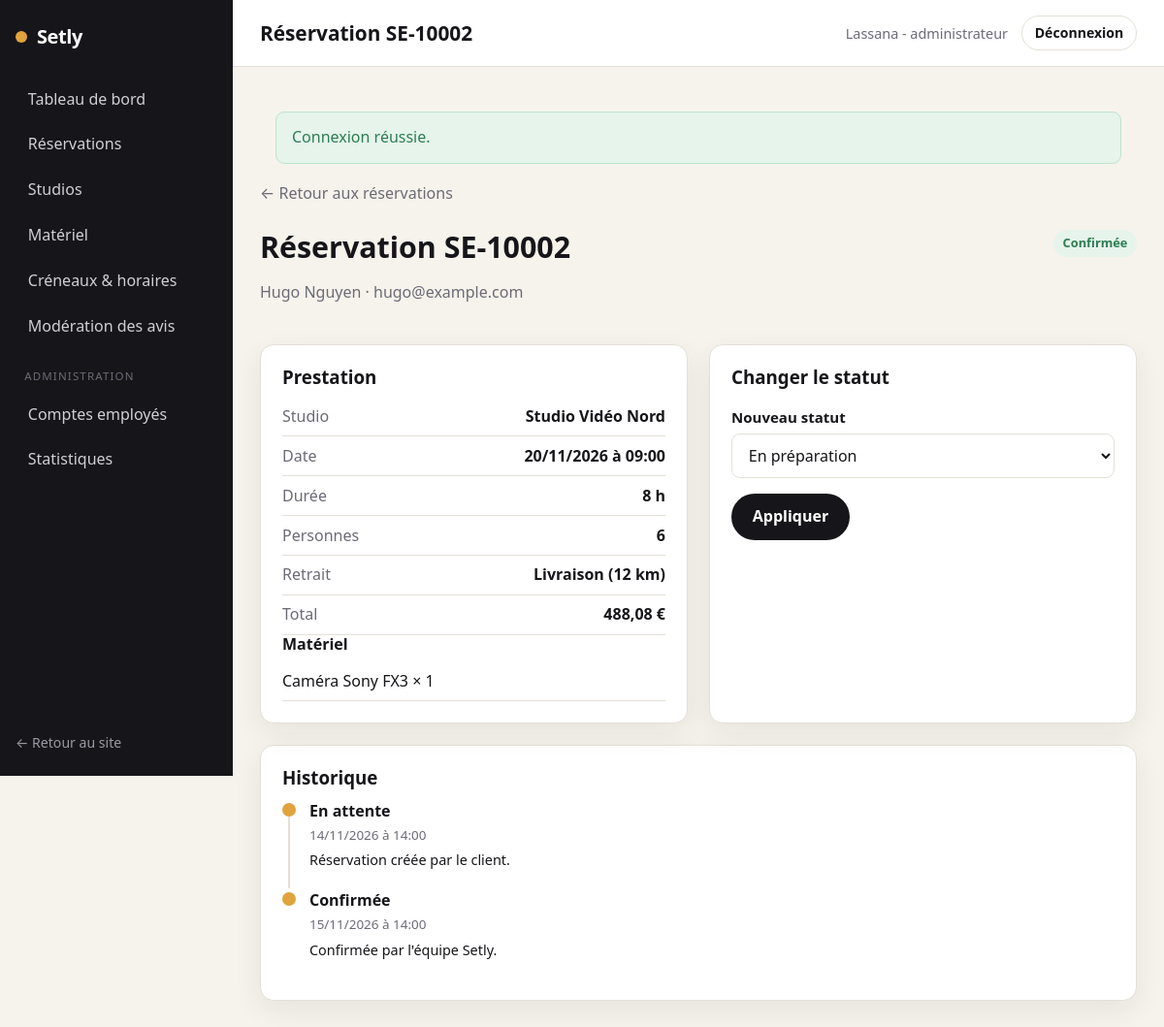
/back-office/reservation/2 (signed in), run on the app's committed database.
### tables this page shows
CREATE TABLE reservation (
    id_reservation      INT AUTO_INCREMENT PRIMARY KEY,
    id_utilisateur      INT NOT NULL,
    id_studio           INT NOT NULL,
    reference           VARCHAR(20) NOT NULL UNIQUE,
    date_tournage       DATE NOT NULL,
    heure_debut         TIME NOT NULL,
    duree_heures        INT NOT NULL,
    nb_personnes        INT NOT NULL,
    mode_retrait        VARCHAR(20) NOT NULL DEFAULT 'sur_place',
    livraison_km        INT NOT NULL DEFAULT 0,
    prix_studio_cents   INT NOT NULL,
    reduction_cents     INT NOT NULL DEFAULT 0,
    prix_materiel_cents INT NOT NULL DEFAULT 0,
    livraison_cents     INT NOT NULL DEFAULT 0,
    total_cents         INT NOT NULL,
    statut              VARCHAR(30) NOT NULL DEFAULT 'en_attente',
    date_creation       DATETIME NOT NULL DEFAULT CURRENT_TIMESTAMP,
    CONSTRAINT fk_resa_utilisateur FOREIGN KEY (id_utilisateur) REFERENCES utilisateur(id_utilisateur),
    CONSTRAINT fk_resa_studio      FOREIGN KEY (id_studio)      REFERENCES studio(id_studio),
    CONSTRAINT chk_statut CHECK (statut IN
        ('en_attente','confirmee','en_preparation','en_cours','terminee','annulee','attente_retour_materiel'))
);

CREATE TABLE utilisateur (
    id_utilisateur     INT AUTO_INCREMENT PRIMARY KEY,
    id_role            INT NOT NULL,
    nom                VARCHAR(80)  NOT NULL,
    prenom             VARCHAR(80)  NOT NULL,
    email              VARCHAR(180) NOT NULL UNIQUE,
    mot_de_passe_hash  VARCHAR(255) NOT NULL,
    telephone          VARCHAR(20),
    email_verifie      TINYINT(1) NOT NULL DEFAULT 0,
    actif              TINYINT(1) NOT NULL DEFAULT 1,
    date_creation      DATETIME NOT NULL DEFAULT CURRENT_TIMESTAMP,
    CONSTRAINT fk_utilisateur_role FOREIGN KEY (id_role) REFERENCES role(id_role)
);

CREATE TABLE studio (
    id_studio           INT AUTO_INCREMENT PRIMARY KEY,
    id_type             INT NOT NULL,
    nom                 VARCHAR(120) NOT NULL,
    description         TEXT,
    capacite            INT NOT NULL,
    surface_m2          INT,
    tarif_horaire_cents INT NOT NULL,
    duree_min_heures    INT NOT NULL DEFAULT 2,
    conditions          TEXT,
    actif               TINYINT(1) NOT NULL DEFAULT 1,
    CONSTRAINT fk_studio_type FOREIGN KEY (id_type) REFERENCES type_studio(id_type)
);

CREATE TABLE reservation_materiel (
    id_reservation      INT NOT NULL,
    id_materiel         INT NOT NULL,
    quantite            INT NOT NULL DEFAULT 1,
    prix_unitaire_cents INT NOT NULL,
    PRIMARY KEY (id_reservation, id_materiel),
    CONSTRAINT fk_rm_reservation FOREIGN KEY (id_reservation) REFERENCES reservation(id_reservation) ON DELETE CASCADE,
    CONSTRAINT fk_rm_materiel    FOREIGN KEY (id_materiel)    REFERENCES materiel(id_materiel)
);

CREATE TABLE materiel (
    id_materiel         INT AUTO_INCREMENT PRIMARY KEY,
    nom                 VARCHAR(120) NOT NULL,
    description         TEXT,
    prix_unitaire_cents INT NOT NULL,
    actif               TINYINT(1) NOT NULL DEFAULT 1
);

CREATE TABLE reservation_suivi (
    id_suivi        INT AUTO_INCREMENT PRIMARY KEY,
    id_reservation  INT NOT NULL,
    statut          VARCHAR(30) NOT NULL,
    date_changement DATETIME NOT NULL DEFAULT CURRENT_TIMESTAMP,
    commentaire     TEXT,
    CONSTRAINT fk_suivi_reservation FOREIGN KEY (id_reservation) REFERENCES reservation(id_reservation) ON DELETE CASCADE
);

### src/Controller/Controller.php (called while the page is built, shortened)
<?php
abstract class Controller
{
    protected function view(string $template, array $data = [], string $layout = 'layouts/main'): void
    {
        View::render($template, $data, $layout);
    }
}

### src/Controller/EmployeController.php (called while the page is built, shortened)
<?php
final class EmployeController extends Controller
{
    public function reservationDetail(Request $request, string $id): void
    {
        $resa = Reservation::find((int) $id);
        $from = $resa['statut'];
        $transitions = array_filter(
            array_keys(ReservationService::LABELS),
            static fn ($to) => ReservationService::canTransition($from, $to)
        );
        $this->view('backoffice/reservation_detail', [
            'title'       => 'Réservation ' . $resa['reference'],
            'resa'        => $resa,
            'materiels'   => Reservation::materiels((int) $id),
            'suivi'       => ReservationSuivi::forReservation((int) $id),
            'statuts'     => ReservationService::LABELS,
            'transitions' => $transitions,
        ], 'layouts/backoffice');
    }
}

### public/index.php (called while the page is built, shortened)
<?php
require __DIR__ . '/../src/bootstrap.php';
$routes = require __DIR__ . '/../config/routes.php';
$router = new Router($routes);
$router->dispatch(
    $_SERVER['REQUEST_METHOD'],
    parse_url($_SERVER['REQUEST_URI'], PHP_URL_PATH) ?: '/'
);

### src/bootstrap.php (called while the page is built, shortened)
<?php
spl_autoload_register(static function (string $class): void {
    $prefix  = 'App\\';
    $baseDir = __DIR__ . '/';
    $relative = substr($class, strlen($prefix));
    $file     = $baseDir . str_replace('\\', '/', $relative) . '.php';
});
App\Core\Config::load(require __DIR__ . '/../config/config.php');
require __DIR__ . '/helpers.php';

### src/Core/Config.php (called while the page is built, shortened)
<?php
final class Config
{
    private static array $items = [];
    public static function load(array $items): void
    {
        self::$items = $items;
    }
    public static function get(string $key, mixed $default = null): mixed
    {
        $segments = explode('.', $key);
        $value    = self::$items;
        foreach ($segments as $segment) {
            if (is_array($value) && array_key_exists($segment, $value)) {
                $value = $value[$segment];
            } else {
                return $default;
            }
        }
        return $value;
    }
}

### src/Core/Database.php (called while the page is built, shortened)
<?php
final class Database
{
    private static ?PDO $pdo = null;
    public static function connection(): PDO
    {
        if (self::$pdo instanceof PDO) {
            return self::$pdo;
        }
        $host = Config::get('db.host');
        $port = Config::get('db.port');
        $name = Config::get('db.name');
        $dsn  = "mysql:host={$host};port={$port};dbname={$name};charset=utf8mb4";
        $options = [
            PDO::ATTR_ERRMODE            => PDO::ERRMODE_EXCEPTION,
            PDO::ATTR_DEFAULT_FETCH_MODE => PDO::FETCH_ASSOC,
            PDO::ATTR_EMULATE_PREPARES   => false,
        ];
        $ca = (string) Config::get('db.ssl_ca');
        try {
            self::$pdo = new PDO($dsn, Config::get('db.user'), Config::get('db.pass'), $options);
        } catch (PDOException $e) {
            http_response_code(500);
            exit('Connexion à la base de données impossible.');
        }
        return self::$pdo;
    }
}

### src/Model/Reservation.php (called while the page is built, shortened)
<?php
final class Reservation
{
    public static function find(int $id): ?array
    {
        $stmt = Database::connection()->prepare(
            "SELECT r.*, s.nom AS studio_nom, t.libelle AS type_libelle,
                    u.nom AS client_nom, u.prenom AS client_prenom, u.email AS client_email
             FROM reservation r
             JOIN studio s ON s.id_studio = r.id_studio
             JOIN type_studio t ON t.id_type = s.id_type
             JOIN utilisateur u ON u.id_utilisateur = r.id_utilisateur
             WHERE r.id_reservation = :id"
        );
        $stmt->execute([':id' => $id]);
        return $stmt->fetch() ?: null;
    }
    public static function materiels(int $idReservation): array
    {
        $stmt = Database::connection()->prepare(
            "SELECT rm.*, m.nom FROM reservation_materiel rm
             JOIN materiel m ON m.id_materiel = rm.id_materiel
             WHERE rm.id_reservation = :id"
        );
        $stmt->execute([':id' => $idReservation]);
        return $stmt->fetchAll();
    }
}

### src/Core/Security.php (called while the page is built, shortened)
<?php
final class Security
{
    public static function e(?string $value): string
    {
        return htmlspecialchars((string) $value, ENT_QUOTES, 'UTF-8');
    }
}

### src/helpers.php (called while the page is built, shortened)
<?php
if (!function_exists('e')) {
    function e(?string $value): string
    {
        return Security::e($value);
    }
}
if (!function_exists('price')) {
    function price(int $cents): string
    {
        return TarifService::format($cents);
    }
}

### src/Service/ReservationService.php (called while the page is built, shortened)
<?php
final class ReservationService
{
    public static function canTransition(string $from, string $to): bool
    {
        return in_array($to, self::TRANSITIONS[$from] ?? [], true);
    }
    public static function statutLabel(string $statut): string
    {
        return self::LABELS[$statut] ?? $statut;
    }
}

### src/Service/TarifService.php (called while the page is built, shortened)
<?php
final class TarifService
{
    public static function format(int $cents): string
    {
        return number_format($cents / 100, 2, ',', ' ') . ' €';
    }
}

### src/Model/ReservationSuivi.php (called while the page is built, shortened)
<?php
final class ReservationSuivi
{
    public static function forReservation(int $idReservation): array
    {
        $stmt = Database::connection()->prepare(
            "SELECT * FROM reservation_suivi WHERE id_reservation = :id ORDER BY date_changement"
        );
        $stmt->execute([':id' => $idReservation]);
        return $stmt->fetchAll();
    }
}

### views/backoffice/reservation_detail.php (the view, shortened to what this page needs)
<a class="link-back" href="/back-office/reservations">← Retour aux réservations</a>
<div class="detail-head">
    <div>
        <h2>Réservation <?= e($resa['reference']) ?></h2>
        <p class="muted"><?= e($resa['client_prenom'] . ' ' . $resa['client_nom']) ?> · <?= e($resa['client_email']) ?></p>
    </div>
    <span class="status status--<?= e($resa['statut']) ?>"><?= e(ReservationService::statutLabel($resa['statut'])) ?></span>
</div>
<div class="detail-grid">
    <div class="card detail-block">
        <h3>Prestation</h3>
        <dl class="data-list">
            <div><dt>Studio</dt><dd><?= e($resa['studio_nom']) ?></dd></div>
            <div><dt>Date</dt><dd><?= e(date('d/m/Y', strtotime($resa['date_tournage']))) ?> à <?= e(substr((string) $resa['heure_debut'], 0, 5)) ?></dd></div>
            <div><dt>Durée</dt><dd><?= (int) $resa['duree_heures'] ?> h</dd></div>
            <div><dt>Personnes</dt><dd><?= (int) $resa['nb_personnes'] ?></dd></div>
            <div><dt>Retrait</dt><dd><?= $resa['mode_retrait'] === 'livraison' ? 'Livraison (' . (int) $resa['livraison_km'] . ' km)' : 'Sur place' ?></dd></div>
            <div><dt>Total</dt><dd><strong><?= price((int) $resa['total_cents']) ?></strong></dd></div>
        </dl>
        <?php if ($materiels): ?>
            <h4>Matériel</h4>
            <ul class="list-mini">
                <?php foreach ($materiels as $m): ?>
                    <li><?= e($m['nom']) ?> × <?= (int) $m['quantite'] ?></li>
                <?php endforeach; ?>
            </ul>
        <?php endif; ?>
    </div>
    <div class="card detail-block">
        <h3>Changer le statut</h3>
        <?php if ($transitions): ?>
            <form action="/back-office/reservation/<?= (int) $resa['id_reservation'] ?>/statut" method="post" class="form" id="form-statut" data-validate novalidate>
                <div class="field">
                    <label for="statut">Nouveau statut</label>
                    <select id="statut" name="statut" data-statut-select>
                        <?php foreach ($transitions as $to): ?>
                            <option value="<?= e($to) ?>"><?= e($statuts[$to]) ?></option>
                        <?php endforeach; ?>
                    </select>
                </div>
                <button type="submit" class="btn btn--primary">Appliquer</button>
            </form>
        <?php else: ?>
            <p class="muted">Aucune transition possible depuis ce statut (<?= e(ReservationService::statutLabel($resa['statut'])) ?>).</p>
        <?php endif; ?>
    </div>
</div>
<div class="card detail-block">
    <h3>Historique</h3>
    <ol class="timeline">
        <?php foreach ($suivi as $etape): ?>
            <li class="timeline__item">
                <span class="timeline__dot" aria-hidden="true"></span>
                <div>
                    <p class="timeline__status"><?= e(ReservationService::statutLabel($etape['statut'])) ?></p>
                    <p class="timeline__date"><?= e(date('d/m/Y à H:i', strtotime($etape['date_changement']))) ?></p>
                    <?php if ($etape['commentaire']): ?><p class="timeline__comment"><?= e($etape['commentaire']) ?></p><?php endif; ?>
                </div>
            </li>
        <?php endforeach; ?>
    </ol>
</div>

### src/Core/Router.php (shortened to what this page needs)
<?php
final class Router
{
    public function dispatch(string $method, string $path): void
    {
        $path = rtrim($path, '/') ?: '/';
        foreach ($this->routes as [$routeMethod, $routePath, $handler, $access]) {
            if ($routeMethod !== $method) {
                continue;
            }
            $pattern = $this->toRegex($routePath);
            if (preg_match($pattern, $path, $matches)) {
                $params = array_filter(
                    $matches,
                    static fn ($k) => !is_int($k),
                    ARRAY_FILTER_USE_KEY
                );
                [$class, $action] = explode('@', $handler);
                $controller = new $fqcn();
                $controller->$action(new Request(), ...array_values($params));
                return;
            }
        }
    }
    private function toRegex(string $path): string
    {
        $regex = preg_replace('#\{([a-zA-Z_]+)\}#', '(?P<$1>[^/]+)', $path);
        return '#^' . $regex . '$#';
    }
}

### data on the page
reservation: reference "SE-10002", id_utilisateur.nom "Hugo Nguyen", id_utilisateur.email "hugo@example.com", statut "Confirmée", id_studio.nom "Studio Vidéo Nord", date_tournage "20/11/2026", heure_debut "09:00", duree_heures "8", nb_personnes "6", livraison_km "12", total_cents "488,08 €"
reservation_materiel: id_materiel.nom "Caméra Sony FX3", quantite "1"
reservation_suivi: statut "En attente", date_changement "14/11/2026 à 14:00", commentaire "Réservation créée par le client."
reservation_suivi: statut "Confirmée", date_changement "15/11/2026 à 14:00", commentaire "Confirmée par l'équipe Setly."

### other printed values
$f['message'] "Connexion réussie."
form field statut "En préparation"
